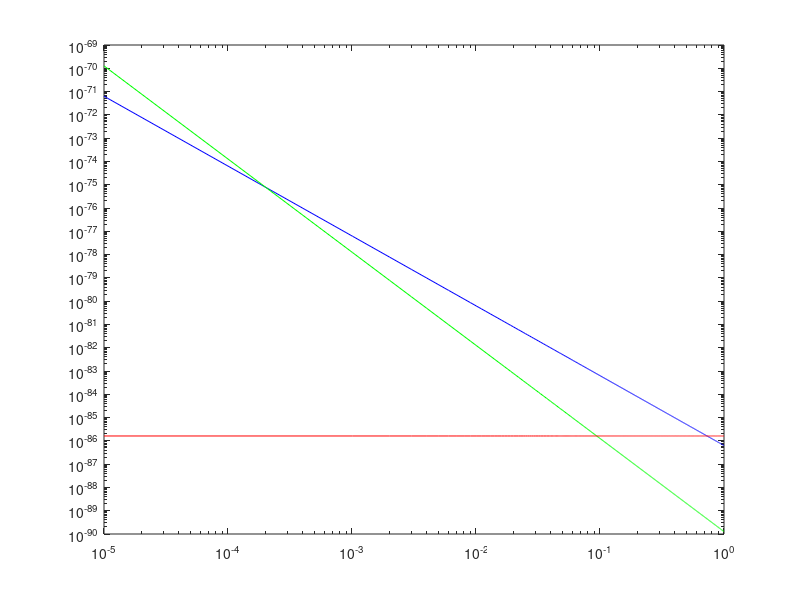

Here is the MATLAB script that generated this plot: (Note: this script raises an error after producing the figure.)
%Plot different energy densities vs a on log-log plot

%define parameters for today
today.rho_c = 2.25E-86
today.rho_m = 6.31E-87
today.rho_L = 1.62E-86
today.rho_r = 1.27E-90

%initialize a
a = linspace(10E-6, 1, 1000);
rho_m = today.rho_m ./ a .^ 3
rho_r = today.rho_r ./ a .^ 4
rho_L = today.rho_L .* linspace(1, 1, 1000);

f = figure()
loglog(a, rho_m, 'b')
hold on
loglog(a, rho_r, 'g')
loglog(a, rho_L, 'r')


a_eq = 2.01E-4
a_L = 0.73
y = gca
plot([a_eq, a_eq], y.YLim, 'c--')
plot([a_L, a_L,], y.YLim, 'm--')
l = legend('Matter', 'Radiation', 'Lambda', 'a_{eq}', 'a_L')
l.Location='north'

title('Energy Density as a function of a')
xlabel('Scale Factor (a)')
ylabel('Energy Density (J^4)')
saveas(f, 'problem2_2.pdf')
